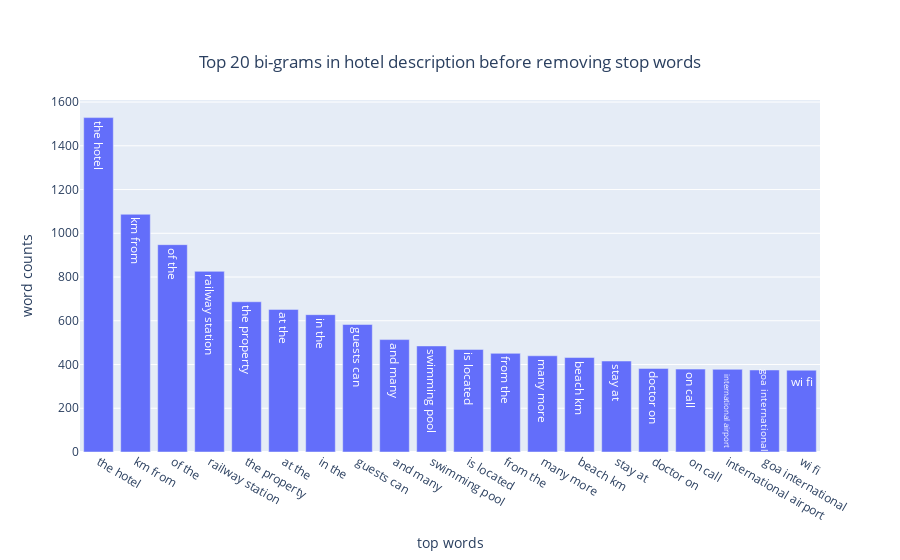

This figure's notebook cell:
### Code cell
top_words = pd.DataFrame(get_top_ngram(goa['hotel_overview'].dropna(), 20, 2))
top_words.columns = ['words', 'count']
plot_barcharts(top_words, "Top 20 bi-grams in hotel description before removing stop words")

### Figure 1 — Plotly figure (JSON) as saved in the notebook; plotly's stock layout.template omitted (floating-point values rounded to 4 significant figures)
{"data": [{"text": ["the hotel", "km from", "of the", "railway station", "the property", "at the", "in the", "guests can", "and many", "swimming pool", "is located", "from the", "many more", "beach km", "stay at", "doctor on", "on call", "international airport", "goa international", "wi fi"], "textposition": "auto", "type": "bar", "x": ["the hotel", "km from", "of the", "railway station", "the property", "at the", "in the", "guests can", "and many", "swimming pool", "is located", "from the", "many more", "beach km", "stay at", "doctor on", "on call", "international airport", "goa international", "wi fi"], "y": [1529, 1087, 948, 826, 687, 652, 628, 583, 514, 485, 469, 451, 440, 432, 416, 382, 379, 378, 375, 374]}], "layout": {"title": {"text": "Top 20 bi-grams in hotel description before removing stop words", "x": 0.5, "y": 0.9}, "xaxis": {"title": {"text": "top words"}}, "yaxis": {"title": {"text": "word counts"}}}}
